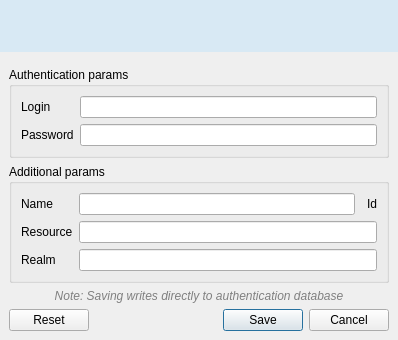
<?xml version="1.0" encoding="UTF-8"?>
<ui version="4.0">
 <class>AuthConfigEditDialogBase</class>
 <widget class="QWidget" name="AuthConfigEditDialogBase">
  <property name="geometry">
   <rect>
    <x>0</x>
    <y>0</y>
    <width>398</width>
    <height>265</height>
   </rect>
  </property>
  <property name="sizePolicy">
   <sizepolicy hsizetype="Preferred" vsizetype="Minimum">
    <horstretch>0</horstretch>
    <verstretch>0</verstretch>
   </sizepolicy>
  </property>
  <property name="windowTitle">
   <string>Form</string>
  </property>
  <layout class="QVBoxLayout" name="verticalLayout">
   <property name="leftMargin">
    <number>0</number>
   </property>
   <property name="topMargin">
    <number>0</number>
   </property>
   <property name="rightMargin">
    <number>0</number>
   </property>
   <property name="bottomMargin">
    <number>0</number>
   </property>
   <item>
    <widget class="QWidget" name="header" native="true">
     <property name="styleSheet">
      <string notr="true">background-color: #d8e9f4;</string>
     </property>
     <layout class="QHBoxLayout" name="horizontalLayout">
      <property name="topMargin">
       <number>16</number>
      </property>
      <property name="bottomMargin">
       <number>16</number>
      </property>
      <item>
       <widget class="QLabel" name="logo_label">
        <property name="text">
         <string/>
        </property>
       </widget>
      </item>
      <item>
       <spacer name="horizontalSpacer">
        <property name="orientation">
         <enum>Qt::Horizontal</enum>
        </property>
        <property name="sizeHint" stdset="0">
         <size>
          <width>40</width>
          <height>20</height>
         </size>
        </property>
       </spacer>
      </item>
     </layout>
    </widget>
   </item>
   <item>
    <widget class="QWidget" name="body" native="true">
     <layout class="QVBoxLayout" name="verticalLayout_2">
      <item>
       <widget class="QGroupBox" name="auth_params_groupbox">
        <property name="title">
         <string>Authentication params</string>
        </property>
        <layout class="QFormLayout" name="formLayout">
         <item row="0" column="0">
          <widget class="QLabel" name="login_label">
           <property name="text">
            <string>Login</string>
           </property>
          </widget>
         </item>
         <item row="1" column="1">
          <widget class="QgsPasswordLineEdit" name="password_lineedit"/>
         </item>
         <item row="1" column="0">
          <widget class="QLabel" name="password_label">
           <property name="text">
            <string>Password</string>
           </property>
          </widget>
         </item>
         <item row="0" column="1">
          <widget class="QLineEdit" name="username_lineedit"/>
         </item>
        </layout>
       </widget>
      </item>
      <item>
       <widget class="QgsCollapsibleGroupBox" name="additional_groupbox">
        <property name="sizePolicy">
         <sizepolicy hsizetype="Preferred" vsizetype="MinimumExpanding">
          <horstretch>0</horstretch>
          <verstretch>0</verstretch>
         </sizepolicy>
        </property>
        <property name="title">
         <string>Additional params</string>
        </property>
        <property name="collapsed">
         <bool>true</bool>
        </property>
        <layout class="QFormLayout" name="formLayout_2">
         <item row="0" column="0">
          <widget class="QLabel" name="label_2">
           <property name="text">
            <string>Name</string>
           </property>
          </widget>
         </item>
         <item row="2" column="0">
          <widget class="QLabel" name="label_6">
           <property name="text">
            <string>Resource</string>
           </property>
          </widget>
         </item>
         <item row="2" column="1">
          <widget class="QLineEdit" name="resource_lineedit"/>
         </item>
         <item row="3" column="0">
          <widget class="QLabel" name="label">
           <property name="text">
            <string>Realm</string>
           </property>
          </widget>
         </item>
         <item row="3" column="1">
          <widget class="QLineEdit" name="realm_lineedit"/>
         </item>
         <item row="0" column="1">
          <layout class="QHBoxLayout" name="horizontalLayout_2">
           <property name="spacing">
            <number>12</number>
           </property>
           <item>
            <widget class="QLineEdit" name="name_lineedit"/>
           </item>
           <item>
            <layout class="QHBoxLayout" name="id_layout">
             <property name="spacing">
              <number>6</number>
             </property>
             <item>
              <widget class="QLabel" name="label_5">
               <property name="text">
                <string>Id</string>
               </property>
              </widget>
             </item>
            </layout>
           </item>
          </layout>
         </item>
        </layout>
       </widget>
      </item>
      <item>
       <spacer name="verticalSpacer">
        <property name="orientation">
         <enum>Qt::Vertical</enum>
        </property>
        <property name="sizeHint" stdset="0">
         <size>
          <width>20</width>
          <height>0</height>
         </size>
        </property>
       </spacer>
      </item>
      <item>
       <widget class="QLabel" name="note_label">
        <property name="enabled">
         <bool>true</bool>
        </property>
        <property name="font">
         <font>
          <italic>true</italic>
         </font>
        </property>
        <property name="styleSheet">
         <string notr="true">color: rgb(128, 128, 128);</string>
        </property>
        <property name="text">
         <string>Note: Saving writes directly to authentication database</string>
        </property>
        <property name="alignment">
         <set>Qt::AlignCenter</set>
        </property>
       </widget>
      </item>
      <item>
       <widget class="QDialogButtonBox" name="button_box">
        <property name="standardButtons">
         <set>QDialogButtonBox::Cancel|QDialogButtonBox::Reset|QDialogButtonBox::Save</set>
        </property>
       </widget>
      </item>
     </layout>
    </widget>
   </item>
  </layout>
 </widget>
 <customwidgets>
  <customwidget>
   <class>QgsCollapsibleGroupBox</class>
   <extends>QGroupBox</extends>
   <header>qgscollapsiblegroupbox.h</header>
   <container>1</container>
  </customwidget>
  <customwidget>
   <class>QgsPasswordLineEdit</class>
   <extends>QLineEdit</extends>
   <header>qgspasswordlineedit.h</header>
  </customwidget>
 </customwidgets>
 <resources/>
 <connections/>
</ui>
